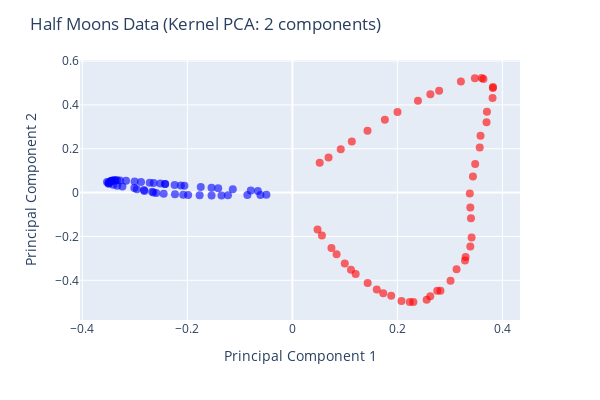

The notebook cell saved with this chart:
### Code cell
# Plotting the transformed data in a two principal component space
figK2 = px.scatter(
    x=dataK[:, 0],
    y=dataK[:, 1],
    color=ym,
    color_continuous_scale='bluered'
)
figK2.update_traces(marker=dict(size=8, opacity=0.6))
figK2.update_layout(
    coloraxis_showscale=False,
    width=600,
    height=400,
    xaxis_title='Principal Component 1',
    yaxis_title='Principal Component 2',
    title='Half Moons Data (Kernel PCA: 2 components)'
)
figK2.show()
